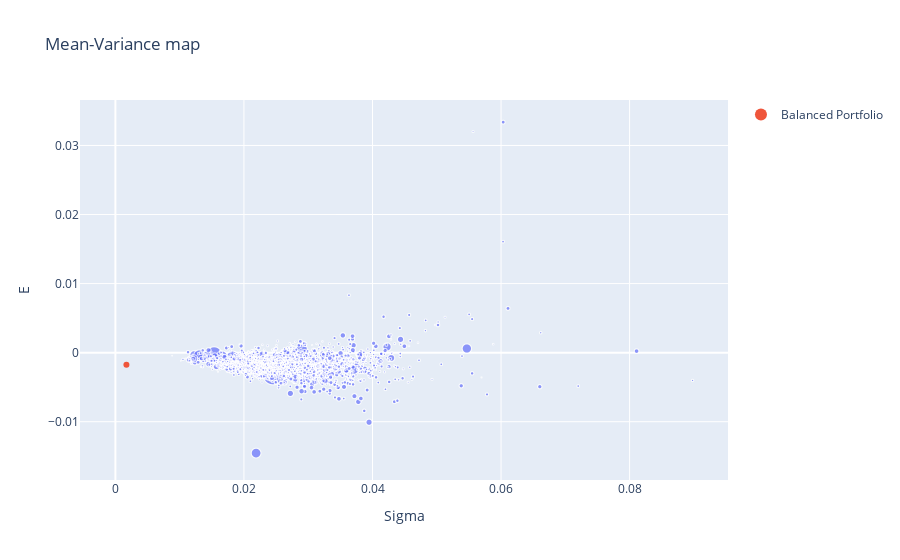

Notebook cell for this chart:
### Code cell
fig = px.scatter(stocks_stat, x="Sigma", y="E", hover_data=["symbol"], title="Mean-Variance map", size="mean_vol")

E_balanced     = stocks_stat['E'].mean()
sigma_balanced = abs(np.sqrt(np.cov(stocks_stat['mean_log_return'])))
vol_balanced   = stocks_stat['mean_vol'].mean()

fig.add_trace(go.Scatter(
    x=[sigma_balanced],
    y=[E_balanced],
    mode="markers+text",
    textposition="top center",
    name='Balanced Portfolio'
))

fig.show()

### Figure 1 — Plotly figure (JSON) as saved in the notebook; plotly's stock layout.template omitted (floating-point values rounded to 4 significant figures; data arrays with more than 128 entries replaced by an {"elided": "..."} marker saying what was removed)
{"data": [{"customdata": {"elided": "2389x1 str values"}, "hoverlabel": {"namelength": 0}, "hovertemplate": "Sigma=%{x}<br>E=%{y}<br>mean_vol=%{marker.size}<br>symbol=%{customdata[0]}", "legendgroup": "", "marker": {"color": "#636efa", "size": {"elided": "2389 float values"}, "sizemode": "area", "sizeref": 1332000.0, "symbol": "circle"}, "mode": "markers", "name": "", "showlegend": false, "type": "scattergl", "x": {"elided": "2389 float values"}, "xaxis": "x", "y": {"elided": "2389 float values"}, "yaxis": "y"}, {"mode": "markers+text", "name": "Balanced Portfolio", "textposition": "top center", "type": "scatter", "x": [0.001715], "y": [-0.001741]}], "layout": {"legend": {"itemsizing": "constant", "tracegroupgap": 0}, "title": {"text": "Mean-Variance map"}, "xaxis": {"anchor": "y", "domain": [0, 1], "title": {"text": "Sigma"}}, "yaxis": {"anchor": "x", "domain": [0, 1], "title": {"text": "E"}}}}
